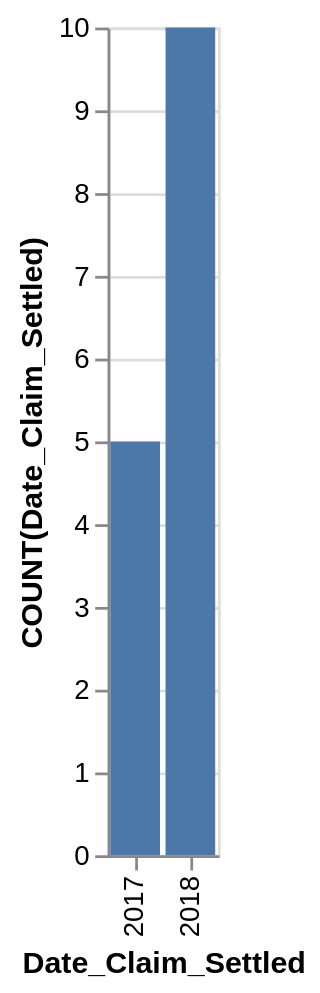

The specification (Vega-Lite) saved for this image:
### Vega-Lite specification from a JSON file in a GitHub repository (floating-point values rounded to 4 significant figures)
{"data": {"values": [{"x_data": "2017", "y_data": 5}, {"x_data": "2018", "y_data": 10}]}, "mark": "bar", "encoding": {"x": {"field": "x_data", "type": "nominal", "title": "Date_Claim_Settled", "sort": {"op": "sum", "field": "y_data", "order": "ascending"}}, "y": {"field": "y_data", "type": "quantitative", "title": "COUNT(Date_Claim_Settled)"}}}
